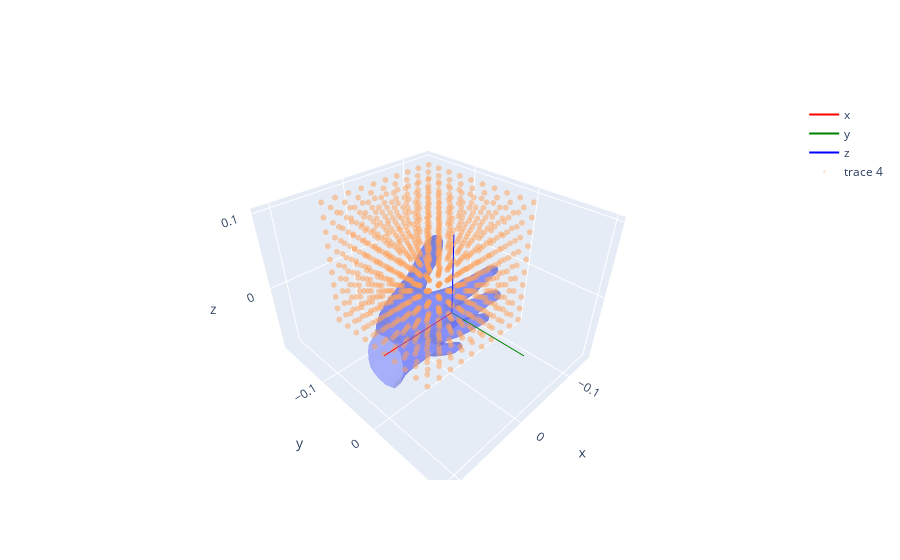

Here is the notebook cell this chart was saved with:
### Code cell
import numpy as np


root_pose = torch.zeros(1, 3)
hand_pose = torch.zeros(1, 45)
betas = torch.zeros(1, 10)
trans = torch.zeros(1, 3)
output = mano.mano_layer['right'](global_orient=root_pose, hand_pose=hand_pose, betas=betas, transl=trans)
mano_mesh = trimesh.Trimesh(vertices=output.vertices[0], faces=mano.faces, )

amb = AmbientSensor()


fig = go.Figure()
add_trimesh_to_fig(fig, mano_mesh, opacity=0.5)

u, v, w = np.array([[1,0,0], [0,1,0], [0,0,1]]).T

# fig.add_trace(
# go.Cone(
#         x=np.zeros([3, 3]), 
#         y=np.zeros([3, 3]),
#         z=np.zeros([3, 3]),
#         u=u, v=v, w=w,
#         sizemode="scaled",
#         sizeref=10,
#     )
# )
fig.add_trace(
    go.Scatter3d(
        x=[0, 0.1], y=[0, 0], z=[0, 0],
        mode='lines', name='x', line=dict(color='red')
    ))
fig.add_trace(
    go.Scatter3d(
        x=[0, 0], y=[0, 0.1], z=[0, 0],
        mode='lines', name='y', line=dict(color='green')
    ))
fig.add_trace(
    go.Scatter3d(
        x=[0, 0], y=[0, 0], z=[0, 0.1],
        mode='lines', name='z', line=dict(color='blue')
    ))

x, y, z = amb.lattice.T
fig.add_trace(
    go.Scatter3d(
        x=x, y=y, z=z,
        mode='markers',
        marker=dict(size=2, colorscale='Viridis', opacity=0.5)
    )
)

### Figure 1 — Plotly figure (JSON) as saved in the notebook; plotly's stock layout.template omitted (floating-point values rounded to 4 significant figures; data arrays with more than 128 entries replaced by an {"elided": "..."} marker saying what was removed)
{"data": [{"i": {"elided": "1538 int values"}, "j": {"elided": "1538 int values"}, "k": {"elided": "1538 int values"}, "opacity": 0.5, "type": "mesh3d", "x": {"elided": "778 float values"}, "y": {"elided": "778 float values"}, "z": {"elided": "778 float values"}}, {"line": {"color": "red"}, "mode": "lines", "name": "x", "type": "scatter3d", "x": [0, 0.1], "y": [0, 0], "z": [0, 0]}, {"line": {"color": "green"}, "mode": "lines", "name": "y", "type": "scatter3d", "x": [0, 0], "y": [0, 0.1], "z": [0, 0]}, {"line": {"color": "blue"}, "mode": "lines", "name": "z", "type": "scatter3d", "x": [0, 0], "y": [0, 0], "z": [0, 0.1]}, {"marker": {"colorscale": [[0, "#440154"], [0.1111, "#482878"], [0.2222, "#3e4989"], [0.3333, "#31688e"], [0.4444, "#26828e"], [0.5556, "#1f9e89"], [0.6667, "#35b779"], [0.7778, "#6ece58"], [0.8889, "#b5de2b"], [1, "#fde725"]], "opacity": 0.5, "size": 2}, "mode": "markers", "type": "scatter3d", "x": {"elided": "1000 float values"}, "y": {"elided": "1000 float values"}, "z": {"elided": "1000 float values"}}], "layout": {}}
